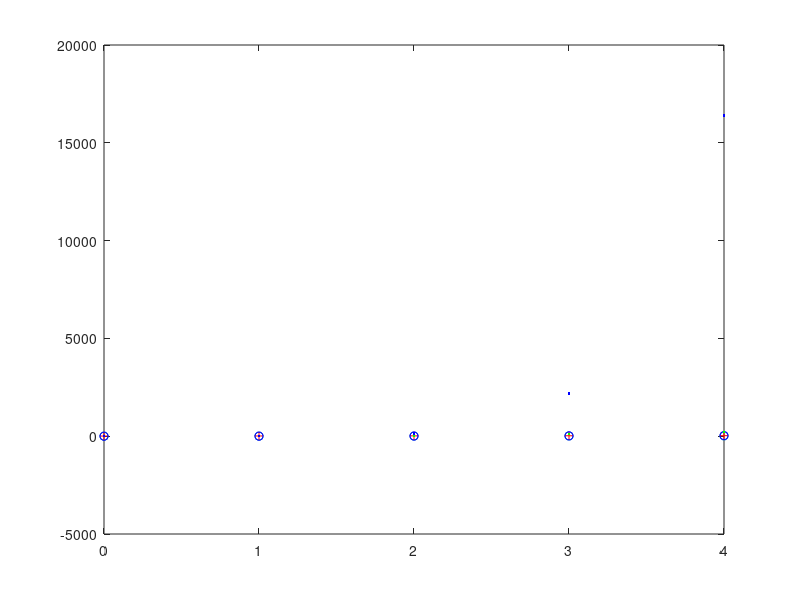

Source code (MATLAB): (Note: this script raises an error after producing the figure.)
clear all 
clc
%%
x = 0:4;
coef = [3.75 .25];
y0 = polyval(coef,x);
plot(x,y0,'o');
 
coef1 = [5 7]; 
y1 = polyval(coef1,x);
hold on 
plot(x,y1,'r+');

coef2 = [2 0 0];
y2 = polyval(coef2,x);
hold on 
plot(x,y2,'bo'); 

coef3 = [3 2 1 0]; 
y3 = polyval(coef3,x);
hold on 
plot (x,y3,'g.');

coef4 = [1 0 0 0 0 0 3 -3];
y4 = polyval(coef4,x);
hold on 
plot (x,y4,'b.'); 

tStr = sprintf 
